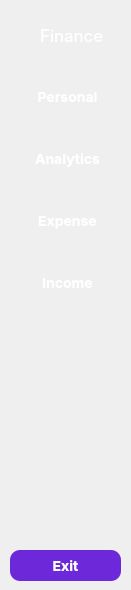
    <widget class="QWidget" name="widget_2" native="true">
     <property name="maximumSize">
      <size>
       <width>131</width>
       <height>602</height>
      </size>
     </property>
     <property name="styleSheet">
      <string notr="true">QWidget {
    background: qlineargradient(x1:0, y1:0, x2:1, y2:1,
                               stop:0 #7C3AED, stop:1 #5B21B6);
}</string>
     </property>
     <widget class="QLabel" name="label_2">
      <property name="geometry">
       <rect>
        <x>0</x>
        <y>10</y>
        <width>40</width>
        <height>40</height>
       </rect>
      </property>
      <property name="styleSheet">
       <string notr="true">background: transparent;</string>
      </property>
      <property name="text">
       <string/>
      </property>
      <property name="pixmap">
       <pixmap>C:/Users/user/Downloads/Copilot_20251029_124020.png</pixmap>
      </property>
      <property name="scaledContents">
       <bool>true</bool>
      </property>
     </widget>
     <widget class="QLabel" name="label_3">
      <property name="geometry">
       <rect>
        <x>40</x>
        <y>20</y>
        <width>111</width>
        <height>31</height>
       </rect>
      </property>
      <property name="font">
       <font>
        <family>Inter</family>
        <pointsize>13</pointsize>
       </font>
      </property>
      <property name="styleSheet">
       <string notr="true">QLabel {
   border: none; 
background: transparent;
 color: white; 
}</string>
      </property>
      <property name="text">
       <string>Finance</string>
      </property>
     </widget>
     <widget class="QPushButton" name="pushButton_11">
      <property name="geometry">
       <rect>
        <x>10</x>
        <y>550</y>
        <width>111</width>
        <height>31</height>
       </rect>
      </property>
      <property name="font">
       <font>
        <family>Inter</family>
        <pointsize>-1</pointsize>
        <weight>75</weight>
        <bold>true</bold>
       </font>
      </property>
      <property name="styleSheet">
       <string notr="true">QPushButton {
    background-color: #6D28D9;  /* Фиолетовый фон */
    color: white;               /* Белый текст */
    border: none;
    border-radius: 10px;        /* Закругленные углы */
    padding: 10px 15px;
    font-weight: bold;
    font-size: 14px;
}

/* Состояние при наведении */
QPushButton:hover {
    background-color: #7C3AED;  /* Более светлый фиолетовый */
}

/* Состояние при нажатии */
QPushButton:pressed {
    background-color: #5B21B6;  /* Более темный фиолетовый */
}</string>
      </property>
      <property name="text">
       <string>Exit</string>
      </property>
      <property name="icon">
       <iconset>
        <normaloff>../Sidebar/icon/xit.png</normaloff>
        <normalon>../Sidebar/icon/xit.png</normalon>../Sidebar/icon/xit.png</iconset>
      </property>
      <property name="iconSize">
       <size>
        <width>35</width>
        <height>35</height>
       </size>
      </property>
      <property name="checkable">
       <bool>true</bool>
      </property>
      <property name="autoExclusive">
       <bool>true</bool>
      </property>
     </widget>
     <widget class="QWidget" name="layoutWidget">
      <property name="geometry">
       <rect>
        <x>0</x>
        <y>60</y>
        <width>135</width>
        <height>262</height>
       </rect>
      </property>
      <layout class="QGridLayout" name="gridLayout">
       <item row="3" column="0">
        <widget class="QPushButton" name="expenseButton2">
         <property name="font">
          <font>
           <family>Inter</family>
           <pointsize>-1</pointsize>
           <weight>75</weight>
           <bold>true</bold>
          </font>
         </property>
         <property name="styleSheet">
          <string notr="true">QPushButton {
    background-color: #6D28D9;  /* Фиолетовый фон */
    color: white;               /* Белый текст */
    border: none;
    border-radius: 10px;        /* Закругленные углы */
    padding: 10px 15px;
    font-weight: bold;
    font-size: 14px;
background: transparent;
}

/* Состояние при наведении */
QPushButton:hover {
    background-color: #7C3AED;  /* Более светлый фиолетовый */
}

/* Состояние при нажатии */
QPushButton:pressed {
    background-color: #5B21B6;  /* Более темный фиолетовый */
}</string>
         </property>
         <property name="text">
          <string>Expense</string>
         </property>
         <property name="icon">
          <iconset>
           <normaloff>../Sidebar/icon/Copilot_20251125_103337.png</normaloff>
           <normalon>../Sidebar/icon/Copilot_20251125_103337.png</normalon>../Sidebar/icon/Copilot_20251125_103337.png</iconset>
         </property>
         <property name="iconSize">
          <size>
           <width>35</width>
           <height>35</height>
          </size>
         </property>
         <property name="checkable">
          <bool>true</bool>
         </property>
         <property name="autoExclusive">
          <bool>true</bool>
         </property>
        </widget>
       </item>
       <item row="2" column="0">
        <widget class="QPushButton" name="analyticsButton2">
         <property name="font">
          <font>
           <family>Inter</family>
           <pointsize>-1</pointsize>
           <weight>75</weight>
           <bold>true</bold>
          </font>
         </property>
         <property name="styleSheet">
          <string notr="true">QPushButton {
    background-color: #6D28D9;  /* Фиолетовый фон */
    color: white;               /* Белый текст */
    border: none;
    border-radius: 10px;        /* Закругленные углы */
    padding: 10px 15px;
    font-weight: bold;
    font-size: 14px;
background: transparent;
}

/* Состояние при наведении */
QPushButton:hover {
    background-color: #7C3AED;  /* Более светлый фиолетовый */
}

/* Состояние при нажатии */
QPushButton:pressed {
    background-color: #5B21B6;  /* Более темный фиолетовый */
}</string>
         </property>
         <property name="text">
          <string>Analytics</string>
         </property>
         <property name="icon">
          <iconset>
           <normaloff>../Sidebar/icon/BCO.fccd8e22-a19a-4527-b0a1-8de69aedf178.png</normaloff>
           <normalon>../Sidebar/icon/BCO.fccd8e22-a19a-4527-b0a1-8de69aedf178.png</normalon>../Sidebar/icon/BCO.fccd8e22-a19a-4527-b0a1-8de69aedf178.png</iconset>
         </property>
         <property name="iconSize">
          <size>
           <width>35</width>
           <height>35</height>
          </size>
         </property>
         <property name="checkable">
          <bool>true</bool>
         </property>
         <property name="autoExclusive">
          <bool>true</bool>
         </property>
        </widget>
       </item>
       <item row="4" column="0">
        <widget class="QPushButton" name="incomeButton2">
         <property name="font">
          <font>
           <family>Inter</family>
           <pointsize>-1</pointsize>
           <weight>75</weight>
           <bold>true</bold>
          </font>
         </property>
         <property name="styleSheet">
          <string notr="true">QPushButton {
    background-color: #6D28D9;  /* Фиолетовый фон */
    color: white;               /* Белый текст */
    border: none;
    border-radius: 10px;        /* Закругленные углы */
    padding: 10px 15px;
    font-weight: bold;
    font-size: 14px;
background: transparent;
}

/* Состояние при наведении */
QPushButton:hover {
    background-color: #7C3AED;  /* Более светлый фиолетовый */
}

/* Состояние при нажатии */
QPushButton:pressed {
    background-color: #5B21B6;  /* Более темный фиолетовый */
}</string>
         </property>
         <property name="text">
          <string>Income</string>
         </property>
         <property name="icon">
          <iconset>
           <normaloff>../Sidebar/icon/BCO.3e3b4a39-28f1-4ae7-b335-0f8b6b6fbd19.png</normaloff>
           <normalon>../Sidebar/icon/BCO.3e3b4a39-28f1-4ae7-b335-0f8b6b6fbd19.png</normalon>../Sidebar/icon/BCO.3e3b4a39-28f1-4ae7-b335-0f8b6b6fbd19.png</iconset>
         </property>
         <property name="iconSize">
          <size>
           <width>35</width>
           <height>35</height>
          </size>
         </property>
         <property name="checkable">
          <bool>true</bool>
         </property>
         <property name="autoExclusive">
          <bool>true</bool>
         </property>
        </widget>
       </item>
       <item row="0" column="0">
        <widget class="QPushButton" name="homeButton2">
         <property name="font">
          <font>
           <family>Inter</family>
           <pointsize>-1</pointsize>
           <weight>75</weight>
           <bold>true</bold>
          </font>
         </property>
         <property name="styleSheet">
          <string notr="true">QPushButton {
    background-color: #6D28D9;  /* Фиолетовый фон */
    color: white; 
background: transparent;              /* Белый текст */
    border: none;
    border-radius: 10px;        /* Закругленные углы */
    padding: 10px 15px;
    font-weight: bold;
    font-size: 14px;
}

/* Состояние при наведении */
QPushButton:hover {
    background-color: #7C3AED;  /* Более светлый фиолетовый */
}

/* Состояние при нажатии */
QPushButton:pressed {
    background-color: #5B21B6;  /* Более темный фиолетовый */
}</string>
         </property>
         <property name="text">
          <string>Personal</string>
         </property>
         <property name="icon">
          <iconset>
           <normaloff>../Sidebar/icon/BCO.5539b1fd-3763-4829-b062-e4349b7d64ac.png</normaloff>
           <normalon>../Sidebar/icon/BCO.5539b1fd-3763-4829-b062-e4349b7d64ac.png</normalon>../Sidebar/icon/BCO.5539b1fd-3763-4829-b062-e4349b7d64ac.png</iconset>
         </property>
         <property name="iconSize">
          <size>
           <width>35</width>
           <height>35</height>
          </size>
         </property>
         <property name="checkable">
          <bool>true</bool>
         </property>
         <property name="autoExclusive">
          <bool>true</bool>
         </property>
        </widget>
       </item>
      </layout>
     </widget>
    </widget>
